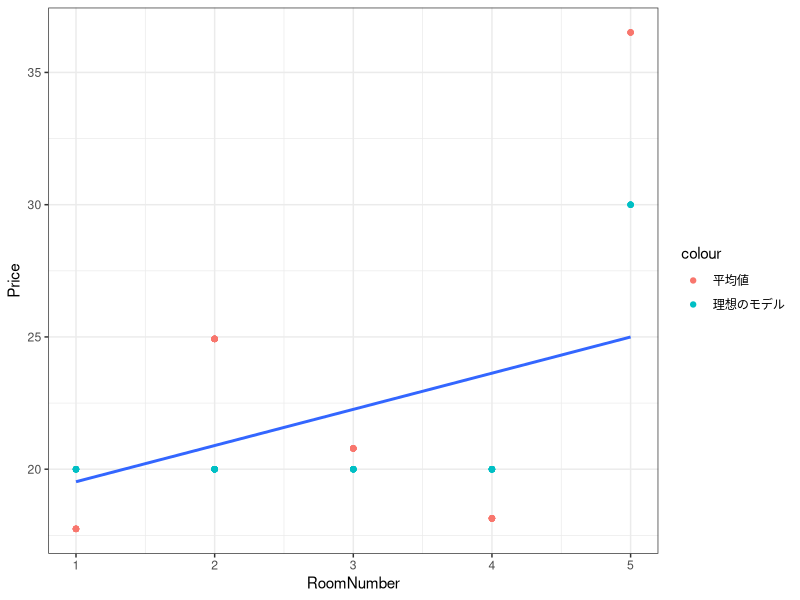

The R source for this figure:
library(tidyverse)
set.seed(1)

library(tidyverse)

n <- 50
g <- 1
jump <- 10

set.seed(1)

data <- tibble(
  RoomNumber = sample(
    1:5,
    g * n,
    replace = TRUE,
    prob = c(rep(0.9 / 4, 4), 0.1)
  ),
  ID = str_c("データ", rep(seq(1, g), n))
) |>
  mutate(
    Price = 20 + if_else(RoomNumber == 5, jump, 0) +
      case_when(
        RoomNumber <= 4 ~ runif(g * n, -30, 30),
        RoomNumber == 5 ~ runif(g * n, -jump - 50, jump + 50)
      ),
    Price_True = 20 + if_else(RoomNumber == 5, jump, 0)
  )

data |>
  mutate(
    Mean = mean(Price),
    .by = c(RoomNumber, ID)
  ) |>
  mutate(
    Constant = mean(Price),
    .by = ID
  ) |>
  ggplot(
    aes(
      x = RoomNumber,
      y = Price
    )
  ) +
  geom_point(
    aes(
      y = Mean,
      color = "平均値"
    )
  ) +
  geom_smooth(
    method = "lm",
    se = FALSE
  ) +
  geom_point(
    aes(
      y = Price_True,
      color = "理想のモデル"
    )
  ) +
  theme_bw()
